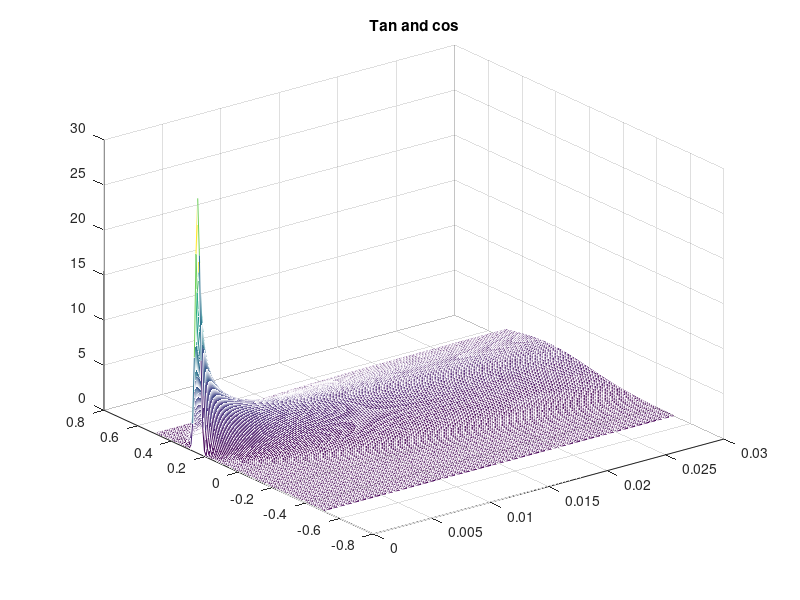

Write MATLAB code to recreate this figure. (Note: this script raises an error after producing the figure.)
%%%%%%%%%%%%%%Problem 6.6%%%%%%%%%%
%%%%%%%%%%%%%%
%            %
%%% Part A %%%
%            %
%%%%%%%%%%%%%%

if 0
% 1D diffusion equation
kappa=1;
L=1;
t=[1e-4:1e-4:.03];
x=[-(1/2)*L:0.01:(1/2)*L];
% Method of images
sig=sqrt(2*kappa*t); %definition of sigma
TG=zeros(length(x),length(t));
nimag=10;
Timag=zeros([size(TG) nimag+1]);
%%central gaussian
%first dimension is x and the second is t
Timag(:,:,1)=(ones(length(x),1)*(1./sig)).*exp(-(x').^2*(1./sig.^2)/2)/sqrt(2*pi);
%(ones(length(x),1)*(1./sig)) is a matrix of size (x,t)
for ii=1:nimag                                                               
	Timag(:,:,ii+1)=Timag(:,:,ii)+(-1)^ii*(ones(length(x),1)*(1./sig))...
	.*exp(-(x+(ii*L/2))'.^2*((1./sig.^2)/2))/sqrt(2*pi)+(-1)^ii*(ones(length(x),1)*(1./sig))...
	.*exp(-(x-(ii*L/2))'.^2*((1./sig.^2)/2))/sqrt(2*pi);
end
figure(1)
mesh(t,x,Timag(:,:,nimag));
title('part a');

% dftcs - Program to solve the diffusion equation 
% using the Forward Time Centered Space (FTCS) scheme.
clear; help dftcs;  % Clear memory and print header

%* Initialize parameters (time step, grid spacing, etc.).
tau = 1e-4; %input('Enter time step: ');
N = 61; %input('Enter the number of grid points: ');
L = 1.;  % The system extends from x=-L/2 to x=L/2
h = L/(N-2);  % Grid size
kappa = 1.;   % Diffusion coefficient
coeff = kappa*tau/(h^2);
if( coeff < 0.5 )
  disp('Solution is expected to be stable');
else
  disp('WARNING: Solution is expected to be unstable');
end

%* Set initial and boundary conditions.
tt = zeros(N,1);          % Initialize temperature to zero at all points
tt(round(N/2)) = 1/h;     % Initial cond. is delta function in center
%% The boundary conditions are tt(1) = tt(N) = 0

%* Set up loop and plot variables.
xplot = (0:N-1)*h - L/2;   % Record the x scale for plots
iplot = 1;                 % Counter used to count plots
nstep = 300;               % Maximum number of iterations
nplots = 50;               % Number of snapshots (plots) to take
plot_step = nstep/nplots;  % Number of time steps between plots

%* Loop over the desired number of time steps.
for istep=1:nstep  %% MAIN LOOP %%

  %* Compute new temperature using FTCS scheme.
  tt(2:(N-1)) = tt(2:(N-1)) + ...
      coeff*(tt(3:N) + tt(1:(N-2)) - 2*tt(2:(N-1)));
      tt(1) = tt(2);
      tt(N) = tt(N-1);
  
  %* Periodically record temperature for plotting.
  if( rem(istep,plot_step) < 1 )   % Every plot_step steps
    ttplot(:,iplot) = tt(:);       % record tt(i) for plotting
    tplot(iplot) = istep*tau;      % Record time for plots
    iplot = iplot+1;
  end
end

%* Plot temperature versus x and t as wire-mesh and contour plots.
figure(2); clf;
mesh(tplot,xplot,ttplot);  % Wire-mesh surface plot
xlabel('Time');  ylabel('x');  zlabel('T(x,t)');
title('Diffusion of a delta spike');
pause(1);
figure(3); clf;       
contourLevels = 0:0.5:10;  contourLabels = 0:5;     
cs = contour(tplot,xplot,ttplot,contourLevels);  % Contour plot
clabel(cs,contourLabels);  % Add labels to selected contour levels
xlabel('Time'); ylabel('x');
title('Temperature contour plot');

plot(xplot, ttplot(:,round(N/2)));
title('T(x,t=.015');


end

%%%%%%%%%%%%%%
%            %
%%% Part B %%%
%            %
%%%%%%%%%%%%%% 


% 1D diffusion equation
% analytical solution
kappa=1;
L=1;
t=[1e-4:1e-4:.03];
x=[-(1/2)*L:0.01:(1/2)*L];
% Method of images
sig=sqrt(2*kappa*t); %definition of sigma
TG=zeros(length(x),length(t));
nimag=10;
Timag=zeros([size(TG) nimag+1]);
%%central gaussian
%first dimension is x and the second is t
Timag(:,:,1)=(ones(length(x),1)*(1./sig)).*exp(-(x'-L/4).^2*(1./sig.^2)/2)/sqrt(2*pi);
%(ones(length(x),1)*(1./sig)) is a matrix of size (x,t)
for ii=1:nimag                                                               
	Timag(:,:,ii+1)=Timag(:,:,ii)+(ones(length(x),1)*(1./sig))...
	.*exp(-(x+(tan((ii*pi)/2)+cot((ii*pi)/2))*(L*(2*ii-1)/4))'.^2*((1./sig.^2)/2))...
		/sqrt(2*pi)+(ones(length(x),1)*(1./sig))...
	.*exp(-(x-(tan((ii*pi)/2)+cot((ii*pi)/2))*(L*(2*ii-1)/4))'.^2*((1./sig.^2)/2))...
		/sqrt(2*pi);
end
figure(1)
mesh(t,x,Timag(:,:,nimag));
title('Tan and cos');

%Numerial solution
% dftcs - Program to solve the diffusion equation 
% using the Forward Time Centered Space (FTCS) scheme.
clear; help dftcs;  % Clear memory and print header

%* Initialize parameters (time step, grid spacing, etc.).
tau = 1e-4; %input('Enter time step: ');
N = 61; %input('Enter the number of grid points: ');
L = 1.;  % The system extends from x=-L/2 to x=L/2
h = L/(N-2);  % Grid size
kappa = 1.;   % Diffusion coefficient
coeff = kappa*tau/(h^2);
if( coeff < 0.5 )
  disp('Solution is expected to be stable');
else
  disp('WARNING: Solution is expected to be unstable');
end

%* Set initial and boundary conditions.
tt = zeros(N,1);          % Initialize temperature to zero at all points
tt(round(3*N/4)) = 1/h;     % Initial cond. is delta function in center
%% The boundary conditions are tt(1) = tt(N) = 0

%* Set up loop and plot variables.
xplot = (0:N-1)*h -h/2 - L/2;   % Record the x scale for plots
iplot = 1;                 % Counter used to count plots
nstep = 300;               % Maximum number of iterations
nplots = 50;               % Number of snapshots (plots) to take
plot_step = nstep/nplots;  % Number of time steps between plots

%* Loop over the desired number of time steps.
for istep=1:nstep  %% MAIN LOOP %%

  %* Compute new temperature using FTCS scheme.
  tt(2:(N-1)) = tt(2:(N-1)) + ...
      coeff*(tt(3:N) + tt(1:(N-2)) - 2*tt(2:(N-1)));
      tt(1) = tt(2);
      tt(N) = tt(N-1);
  
  %* Periodically record temperature for plotting.
  if( rem(istep,plot_step) < 1 )   % Every plot_step steps
    ttplot(:,iplot) = tt(:);       % record tt(i) for plotting
    tplot(iplot) = istep*tau;      % Record time for plots
    iplot = iplot+1;
  end
end

%* Plot temperature versus x and t as wire-mesh and contour plots.
figure(2); clf;
mesh(tplot,xplot,ttplot);  % Wire-mesh surface plot
xlabel('Time');  ylabel('x');  zlabel('T(x,t)');
title('Diffusion of a delta spike');
pause(1);
figure(3); clf;       
contourLevels = 0:0.5:10;  contourLabels = 0:5;     
cs = contour(tplot,xplot,ttplot,contourLevels);  % Contour plot
clabel(cs,contourLabels);  % Add labels to selected contour levels
xlabel('Time'); ylabel('x');
title('Temperature contour plot');


plot(xplot, ttplot(:,round(N/2)));
title('T(x,t=.015');
